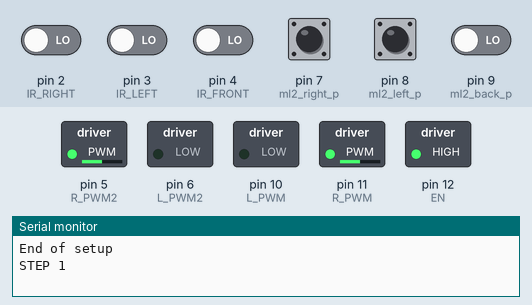
This sketch was run on a simulated Arduino Uno, built with avr-gcc and run on an emulated ATmega328P. Parts: switched loads named in the sketch (green lamp = pin HIGH), the last lines printed to the serial monitor. The inputs (shaded band) are chosen by the test bench; at power-on: pin 2 (IR_RIGHT), pin 3 (IR_LEFT), pin 4 (IR_FRONT), pin 7 (ml2_right_p), pin 8 (ml2_left_p), pin 9 (ml2_back_p) LOW.

Above: at 2.2 s.
2.3 s: pin 4 (IR_FRONT) driven HIGH
At 2.7 s:
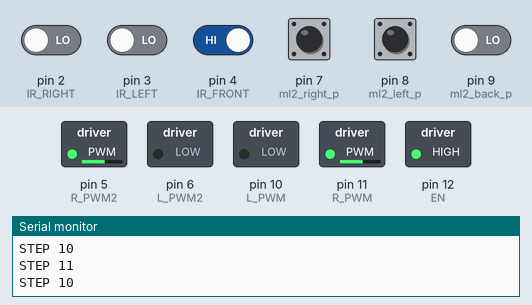
5.3 s: pin 7 (ml2_right_p) pulled HIGH for 0.15 s
At 5.39 s:
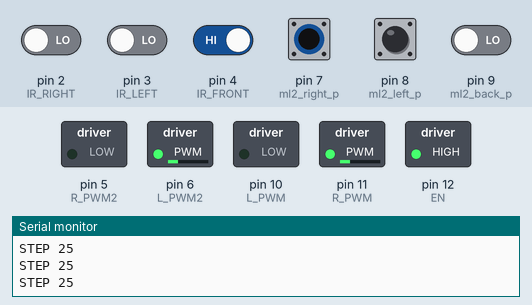
6.9 s: pin 8 (ml2_left_p) pulled HIGH for 0.15 s
At 6.99 s:
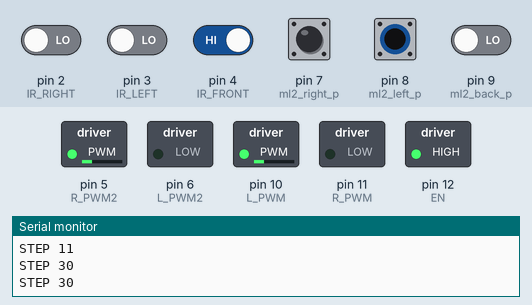
8.5 s: pin 7 (ml2_right_p) pulled HIGH for 1 s
At 10.6 s:
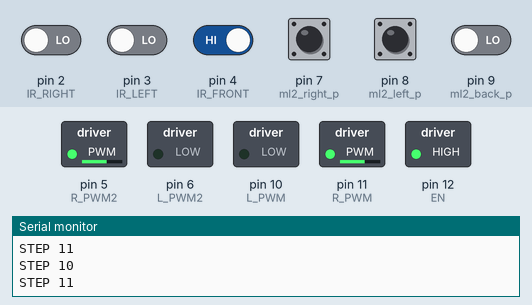
11.0 s: pin 8 (ml2_left_p) pulled HIGH for 1 s
At 11.3 s:
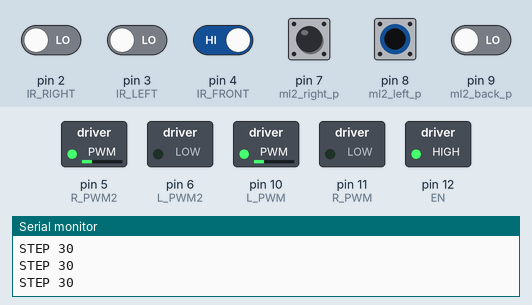
14.7 s: pin 2 (IR_RIGHT) driven HIGH and pin 3 (IR_LEFT) driven HIGH and pin 4 (IR_FRONT) driven LOW and pin 7 (ml2_right_p) driven HIGH and pin 8 (ml2_left_p) driven HIGH
At 15.2 s:
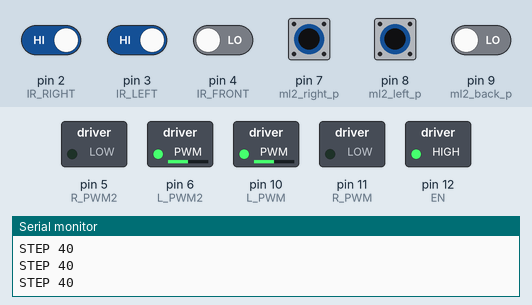
Timing chart, 0 to 17.2 s (numbered marks = the images above; inputs shaded):
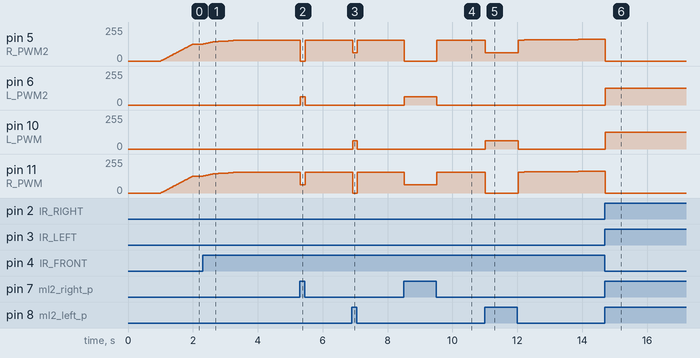

Measured:
- after the input at 2.3 s, pin 5 (R_PWM2), pin 11 (R_PWM): moves from 127/255 to 156/255 over 1.0 s, starting at once
- after the input at 5.3 s, pin 5 (R_PWM2): 156/255 → 0/255 at once, → 156/255 0.16 s later; pin 6 (L_PWM2): 0/255 → 63/255 at once, → 0/255 0.16 s later; pin 11 (R_PWM): 156/255 → 63/255 at once, → 156/255 0.16 s later
- after the input at 6.9 s, pin 5 (R_PWM2): 156/255 → 63/255 at once, → 156/255 0.15 s later; pin 10 (L_PWM): 0/255 → 63/255 at once, → 0/255 0.15 s later; pin 11 (R_PWM): 156/255 → 0/255 at once, → 156/255 0.15 s later
- after the input at 8.5 s, pin 5 (R_PWM2): 156/255 → 0/255 at once, → 156/255 1.0 s later; pin 6 (L_PWM2): 0/255 → 63/255 at once, → 0/255 1.0 s later; pin 11 (R_PWM): 156/255 → 63/255 at once, → 156/255 1.0 s later
- after the input at 11.0 s, pin 5 (R_PWM2): 156/255 → 63/255 at once, → 157/255 1.0 s later, → 158/255 0.19 s later, → 159/255 0.47 s later, … (7 changes in this stretch); pin 10 (L_PWM): 0/255 → 63/255 at once, → 0/255 1.0 s later
- after the input at 14.7 s, pin 5 (R_PWM2), pin 11 (R_PWM): 162/255 → 0/255 at once; pin 6 (L_PWM2), pin 10 (L_PWM): 0/255 → 127/255 at once

The sketch:

Sumo--Full.ino
```cpp
/*
   STEPS:
    Front IR = 10
    Right IR = 15
    Left IR = 20

    Right ML2 = 25
    Left ML2 = 30
    Back ML2 = 35
    Right & Left ML2 = 40
*/

#include <Ramp.h>

#define frontIR_step 10
#define rightIR_step 15
#define leftIR_step 20

#define rightML2_step 25
#define leftML2_step 30
#define backML2_step 35
#define rightLeftML2_step 40

ramp LM_R;  // Left motor R_PWM
ramp LM_L;  // Left motor L_PWM
ramp RM_R;  // Right motor R_PWM
ramp RM_L;  // Right motor L_PWM

// ========== 5 second delay ==========
int b_pin = 13;
bool delayed;

// ====================== WIP ======================
struct sensor {
  int mode; // 0 = digital; 1 = analog
  int pin;
  int reading;

  void initSensor() {
    if (mode == 0) {
      pinMode(pin, INPUT);
    }
  }

  void readSensor() {
    if (mode == 0) reading = digitalRead(pin);
    else reading = analogRead(pin);
  }
};

// ========== IR ==========
int IR_RIGHT = 2;
int IR_LEFT = 3;
int IR_FRONT = 4;
bool ir_right;
bool ir_left;
bool ir_front;

// ========== ML2 ==========
int ml2_right_p = 7;
int ml2_left_p = 8;
int ml2_back_p = 9;
bool ml2_right;
bool ml2_left;
bool ml2_back;

// ========== BTS ==========
int EN = 12;
int R_PWM = 11;
int L_PWM = 10;

int R_PWM2 = 5;
int L_PWM2 = 6;

unsigned long currentMillis;
unsigned long prevMillis;
int stepFlag;

void setup() {
  // Sensors
  pinMode(b_pin, INPUT_PULLUP);
  pinMode(ml2_right_p, INPUT);
  pinMode(ml2_left_p, INPUT);
  pinMode(ml2_back_p, INPUT);
  pinMode(IR_RIGHT, INPUT);
  pinMode(IR_LEFT, INPUT);
  pinMode(IR_FRONT, INPUT);

  // BTS
  pinMode(EN, OUTPUT);
  digitalWrite(EN, LOW);

  Serial.begin(9600);

  delay(1000);
  stepFlag = 1;
  digitalWrite(EN, HIGH);
  //LM_R.go(255, 5000);
  Serial.println("End of setup");
}

void loop() {
  Loop();
} // End of main loop

int mapSpeed(int _s) {
  byte s = map(_s, 0, 100, 0, 255);
  return s;
}

void Loop() {
  while (true) {
    currentMillis = millis();

    ml2_right = digitalRead(ml2_right_p);
    ml2_left = digitalRead(ml2_left_p);
    ml2_back = digitalRead(ml2_back_p);
    ir_right = digitalRead(IR_RIGHT);
    ir_left = digitalRead(IR_LEFT);
    ir_front = digitalRead(IR_FRONT);

    if (ir_front && stepFlag != frontIR_step) stepFlag = frontIR_step;
    else if (ir_right && stepFlag != rightIR_step) stepFlag = rightIR_step;
    else if (ir_left && stepFlag != leftIR_step) stepFlag = leftIR_step;

    if (ml2_right && ml2_left && stepFlag != rightLeftML2_step) stepFlag = rightLeftML2_step;
    else if (ml2_right && stepFlag != rightML2_step) stepFlag = rightML2_step;
    else if (ml2_left && stepFlag != leftML2_step) stepFlag = leftML2_step;
    else if (ml2_back && stepFlag != backML2_step) stepFlag = backML2_step;

    if (stepFlag == 1) {
      Serial.println("STEP 1");
      LM_R.go(mapSpeed(50), 1000);

      prevMillis = currentMillis;
      stepFlag = 2;
    }
    if (stepFlag == 2) {
      Forward(LM_R.update());

      prevMillis = currentMillis;
    }

    if (stepFlag == 10) { // Front IR
      Serial.println("STEP 10");
      LM_R.go(mapSpeed(100), 1000);

      prevMillis = currentMillis;
      stepFlag = 11;
    }
    if (stepFlag == 11) {
      Serial.println("STEP 11");
      Forward(LM_R.update());

      prevMillis = currentMillis;
    }

    if (stepFlag == 15) { // Right IR
      Serial.println("STEP 15");
      Right(50);

      prevMillis = currentMillis;
    }
    if (stepFlag == 20) { // Left IR
      Serial.println("STEP 20");
      Left(50);

      prevMillis = currentMillis;
    }

    if (stepFlag == 25) { // Right ML2
      Serial.println("STEP 25");
      Right(mapSpeed(25));

      prevMillis = currentMillis;
    }
    if (stepFlag == 30) { // Left ML2
      Serial.println("STEP 30");
      Left(mapSpeed(25));

      prevMillis = currentMillis;
    }
    if (stepFlag == 35) { // Back ML2
      Serial.println("STEP 30");

      prevMillis = currentMillis;
    }
    if (stepFlag == 40) {
      Serial.println("STEP 40");
      Backward(mapSpeed(50));

      prevMillis = currentMillis;
      stepFlag = 41;
    }
    if (stepFlag == 41 && currentMillis - prevMillis == 1000) {
      Serial.println("STEP 41");
      Right(mapSpeed(75));

      prevMillis = currentMillis;
    }

    if (stepFlag != 2) stepFlag = 1;
  }
}

void Forward(byte s) {
  analogWrite(R_PWM, s);
  analogWrite(L_PWM, 0);
  analogWrite(R_PWM2, s);
  analogWrite(L_PWM2, 0);
}

void Backward(byte s) {
  analogWrite(R_PWM, 0);
  analogWrite(L_PWM, s);
  analogWrite(R_PWM2, 0);
  analogWrite(L_PWM2, s);
}

void Right(byte s) {
  analogWrite(R_PWM, s);
  analogWrite(L_PWM, 0);
  analogWrite(R_PWM2, 0);
  analogWrite(L_PWM2, s);
}

void Left(byte s) {
  analogWrite(R_PWM, 0);
  analogWrite(L_PWM, s);
  analogWrite(R_PWM2, s);
  analogWrite(L_PWM2, 0);
}


// ====================== WIP ======================
bool wait(unsigned long duration) {
  duration += millis();

  if (millis <= duration) {
    return true;
  }
  else wait(duration - millis());
}
```
